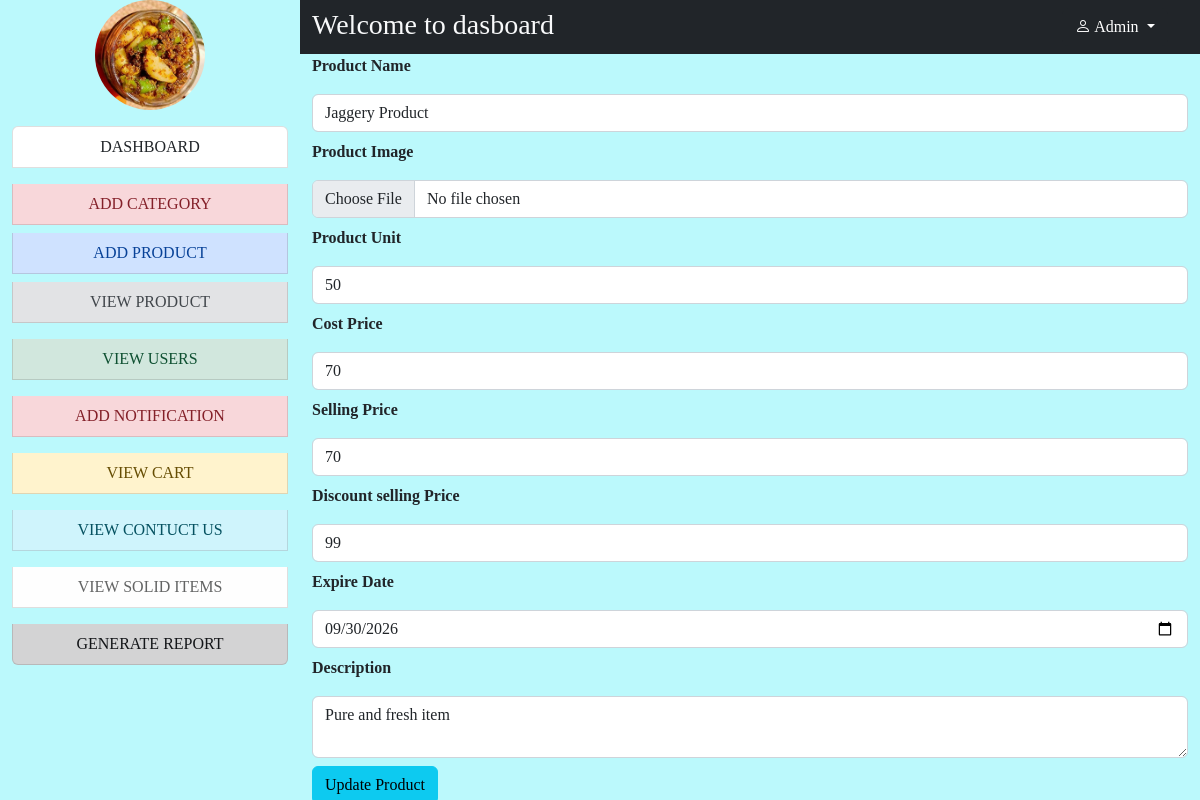
Screenshot of /admin/prod_edit.php?id=1 with the database file from the repository.
### tables this page shows
CREATE TABLE `tbl_product` (
  `pro_id` int(11) NOT NULL,
  `pro_name` varchar(100) NOT NULL,
  `cat_id` int(11) NOT NULL,
  `file_name` varchar(200) NOT NULL,
  `total_unit` int(5) NOT NULL,
  `c_price` varchar(4) NOT NULL,
  `s_price` varchar(4) NOT NULL,
  `expiry` varchar(10) NOT NULL,
  `description` varchar(200) NOT NULL,
  `date` varchar(20) NOT NULL
);

### admin/prod_edit.php (the view, shortened to what this page needs)
<?php
include("all_dashboard.php");
$pro_id=$_REQUEST['id'];
include("connection.php");
$query1 = "select * from tbl_product where pro_id='$pro_id'";
$res1=mysqli_query($con,$query1);
if($row1=mysqli_fetch_array($res1))
{
?>
    <div class="clo-sm-12">
        <table>
        <form action="update_product.php" method="post" enctype="multipart/form-data">
                    <p class="text-dark"><b>Product Name</b></p>
                    <input type="text" name="pro_name" id="" class="form-control  my-2 inp"
                        value="<?php echo $row1['pro_name'];?>">
                    <p class="text-dark"><b>Product Image</b></p>
                    <input type="file" name="image" id="" class="form-control   my-2 inp ">
                    <p class="text-dark"><b>Product Unit</b></p>
                    <input type="number" name="unit" id="" class="form-control my-2 inp "
                        value="<?php echo $row1['total_unit'];?>">
                    <p class="text-dark"><b>Cost Price</b></p>
                    <input type="number" name="c_price" id="" class="form-control my-2 inp "
                        value="<?php echo $row1['c_price'];?>">
                    <p class="text-dark"><b>Selling Price</b></p>
                    <input type="number" name="c_price" id="" class="form-control my-2 inp "
                        value="<?php echo $row1['c_price'];?>">
                    <p class="text-dark"><b>Discount selling Price</b></p>
                    <input type="number" name="s_price" id="" class="form-control my-2 inp "
                        value="<?php echo $row1['s_price'];?>">
                    <p class="text-dark"><b>Expire Date</b></p>
                    <input type="date" name="expari" id="" class="form-control my-2 inp" value="<?php echo $row1['expiry'];?>">
                    <p class="text-dark"><b>Description</b></p>
                    <textarea name="desc" class="form-control my-2 inp "><?php echo $row1['description'];?></textarea>
                    <input type="submit" class="btn main-btn btn-info inp" value="Update Product">
                </div>
            </div>
        <?php }?>
    </div>
</div>

### assets/cs/style.css (style rules this page uses)
body { background:rgba(0,0,0,.5); font-family:Josefin Sans; }

### admin/all_dashboard.php (style rules this page uses)
body { background-color: #BBF9FC; }

### rows the page displays
tbl_product: pro_name "Jaggery Product", unit "50", c_price "70", s_price "99", expari "09/30/2026", desc "Pure and fresh item"
